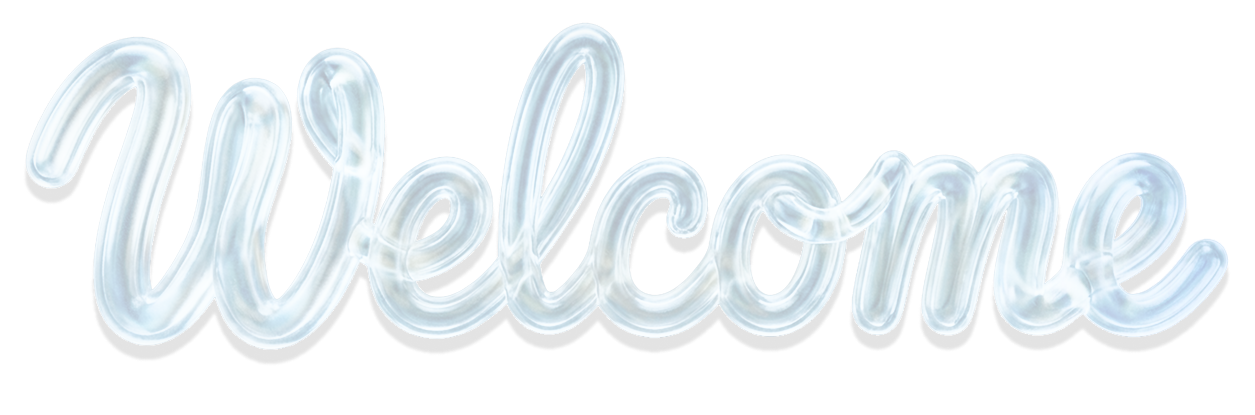
#> input picture assets/ui/welcome.png, 1255 x 415 px
$ python check_coverage.py
#> lines starting #> are read from the running program, lines starting #| are printed output that depends on the picture; after the words box and inside, x2 and y2 are one past the last pixel; in counts of white or black regions, pixels touching at a corner belong together
"""Silhouette check for the traced lettering.

Rasterises the tubes described by scripts/welcome-glass-path.js and compares
them with the alpha mask of the original artwork, so a change to the tracing
parameters can be judged on numbers instead of on a squint:

    recall     how much of the artwork the tubes cover
    precision  how much of the tubes lands on the artwork

Pass an output path to also write a map: red is artwork the tubes miss, yellow
is tube spilling outside it.

    ./venv/bin/python check_coverage.py [coverage.png]
"""
import re
import sys
from pathlib import Path

import numpy as np
from PIL import Image
from scipy import ndimage

ROOT = Path(__file__).resolve().parents[2]
PREVIEW = Path(sys.argv[1]) if len(sys.argv) > 1 else None

alpha = np.array(Image.open(ROOT / 'assets' / 'ui' / 'welcome.png'))[..., 3]
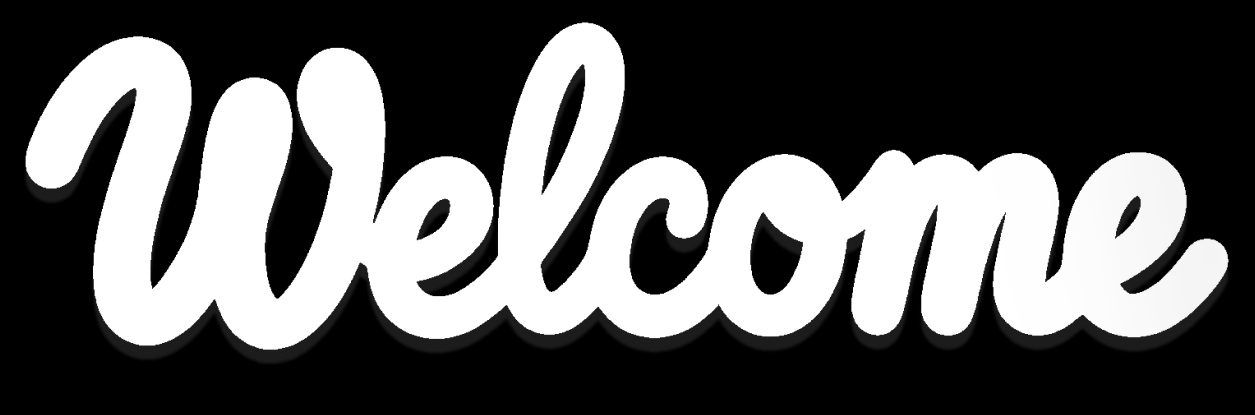
#> alpha: shape (415, 1255); min 0, max 255, mean 93.3
H, W = alpha.shape
#> H = 415; W = 1255
mask = ndimage.binary_closing(alpha > 140, structure=np.ones((3, 3)))
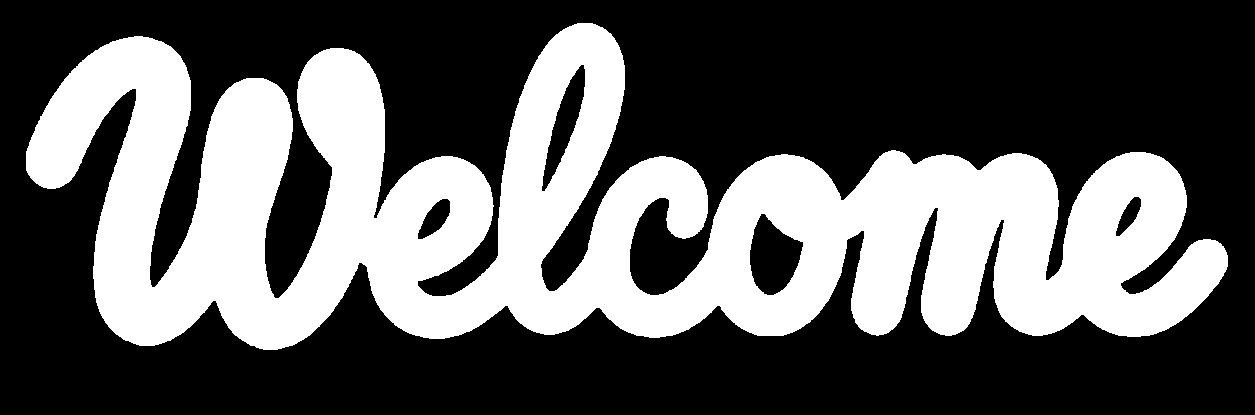
#> mask: shape (415, 1255) bool; 36.1% white; 1 white region, box (x1, y1, x2, y2) and area: (26, 23, 1228, 350) 188240

#> (the run stopped early here; a loop or call above may not have finished)
